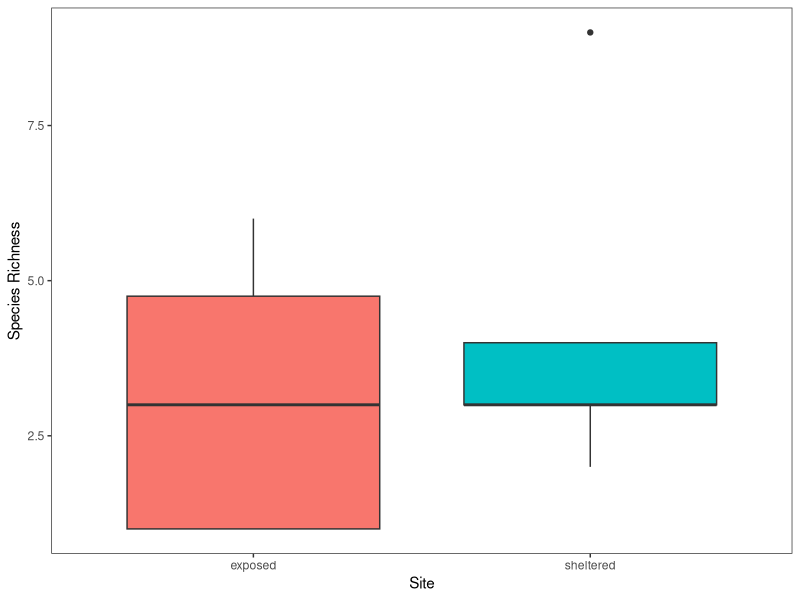
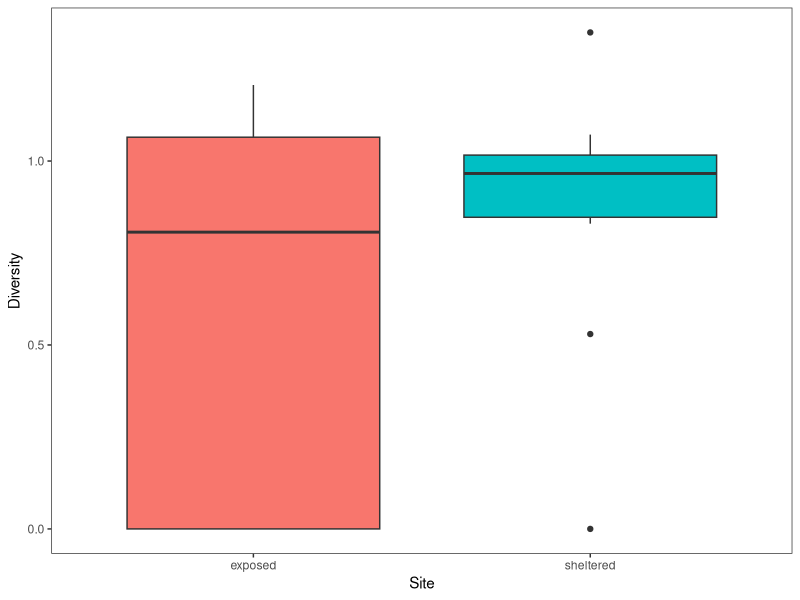

Recreate these plots in R, in order.
## ---- chunk 1
library(vegan)
library(tidyverse)
## ---- chunk 2
data <- read.csv("data-entry-final.csv")

# Manipulating the data

data_analysis <- data %>% 
  select(-c(abiotic_hab, biotic_hab)) %>% 
  mutate(quadrat = as.factor(quadrat)) %>% 
  group_by(vertical_transect, quadrat, species)%>%
  mutate(n_per_quadrat = sum(n)*10) %>%
  mutate(site = ifelse(vertical_transect %in% c(1,2,3), "sheltered", "exposed")) %>% 
  select(-c(n,square)) %>% 
  na.omit %>%
  distinct() %>%
  group_by(vertical_transect, quadrat) %>%
  mutate(pi_quadrat = n_per_quadrat / sum(n_per_quadrat)) %>% 
  mutate(pi_log = log(pi_quadrat)) %>% 
  mutate(pi_times_pi_log = -(pi_quadrat * pi_log))

shannon_evenness <-
  
shannon_diversity <- data_analysis %>% 
  group_by(vertical_transect, quadrat) %>%
  summarize(sum(pi_times_pi_log, na.rm = FALSE)) %>%
  rename("shannon_sum" = "sum(pi_times_pi_log, na.rm = FALSE)") %>%
  mutate(site = ifelse(vertical_transect %in% c(1,2,3), "sheltered", "exposed"))

quad_richness <- data %>%
  drop_na(n) %>%
  group_by(vertical_transect,quadrat) %>%
  summarize(richness = length(unique(species))) %>%
  mutate(site = ifelse(vertical_transect %in% c(1,2,3), "sheltered", "exposed"))
## ---- chunk 3
richness_plot <- ggplot(data = quad_richness) +
  geom_boxplot(aes(x = site, y = richness, fill = site)) +
  labs(x = "Site", y = "Species Richness")+
  theme_test()+
  theme(legend.position = 'none')
    
richness_plot
## ---- chunk 4
shannon_diversity_plot <- ggplot(data = shannon_diversity) +
  geom_boxplot(aes(x = site, y = shannon_sum, fill = site)) +
  labs(x = "Site", y = "Diversity")+
  theme_test()+
  theme(legend.position = 'none')

shannon_diversity_plot
